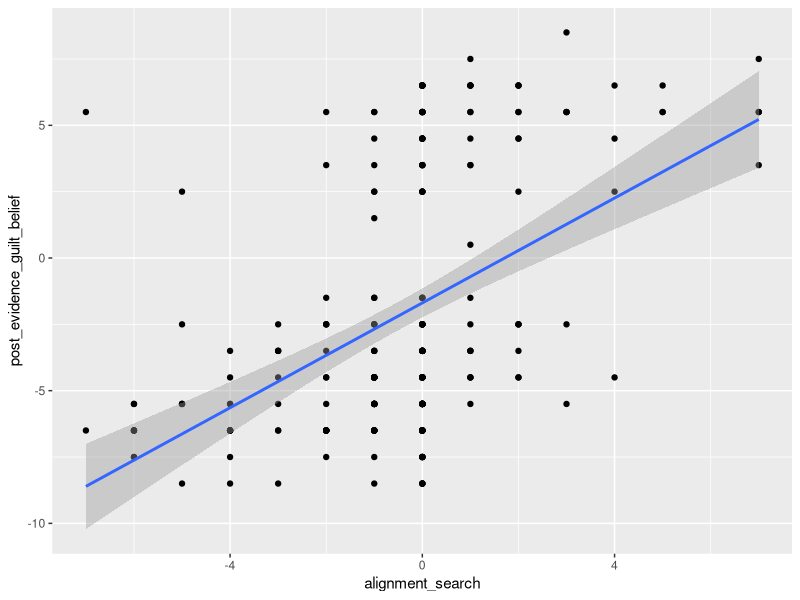
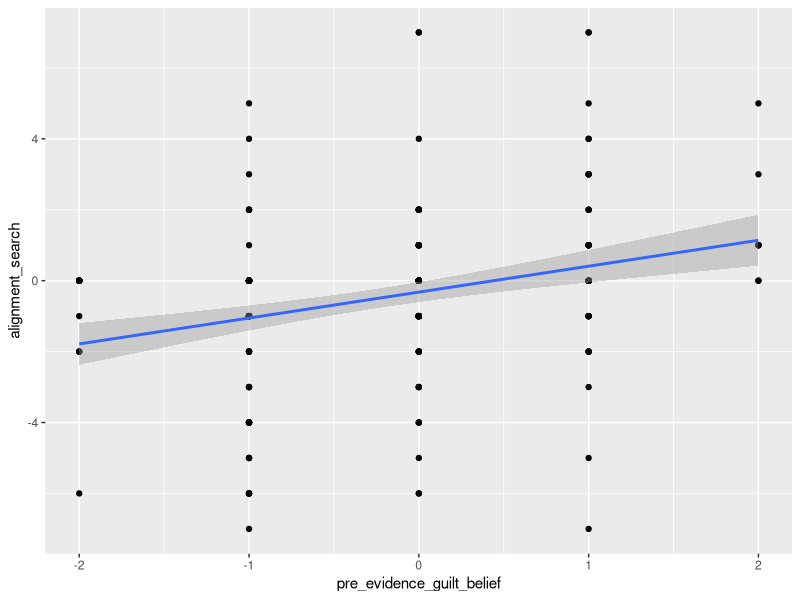
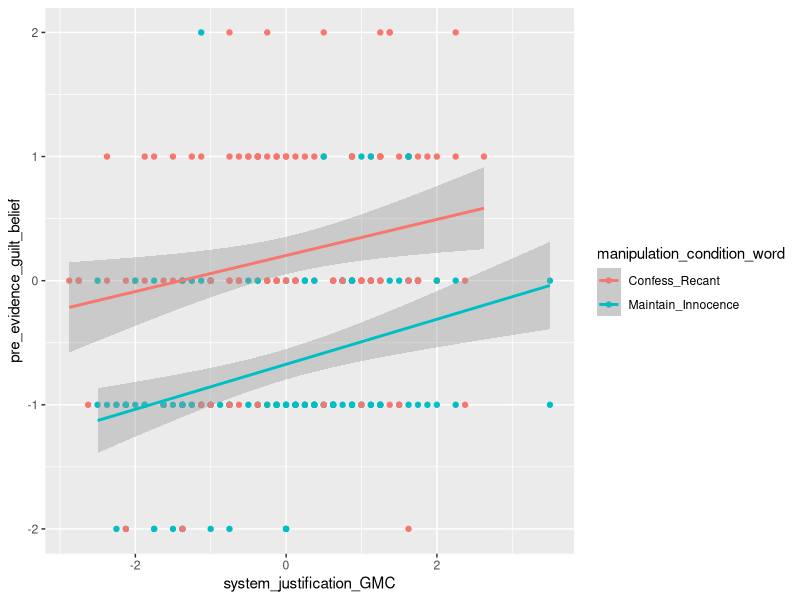
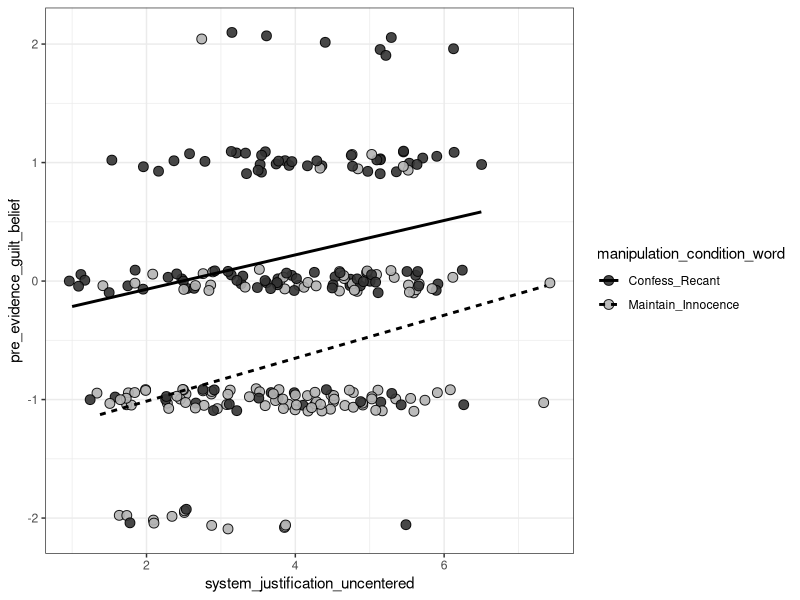
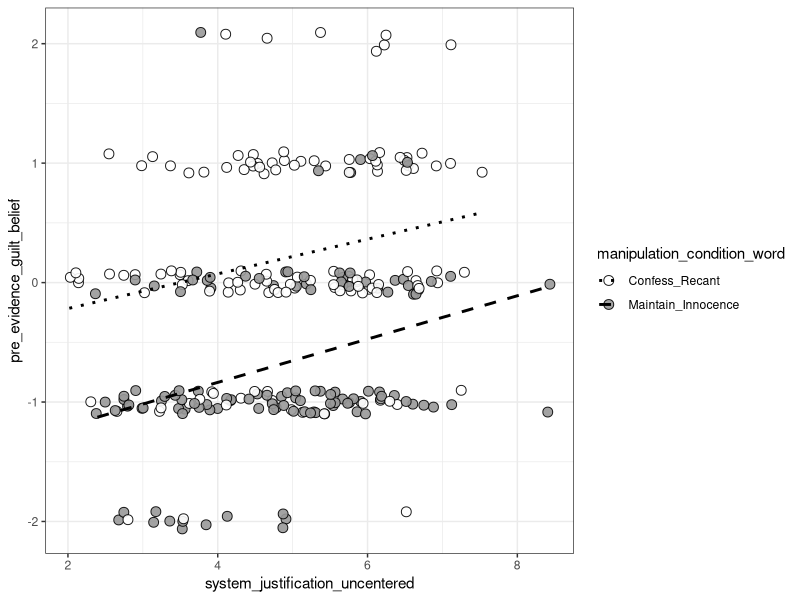

Recreate these plots in R, in order. (Note: this script raises an error after producing the figures.)
## ---- chunk 1
library(dplyr)
library(tidyverse)
library(magrittr)
library(lavaan)
library(broom)
library(pwr)

df_study1 <- read.csv("pilot1_cleaned.csv")
df_study2 <- read.csv("pilot2_cleaned.csv")

df_study2_filtered <- df_study2 %>% dplyr::filter(manipulation_condition_word!="Control")
## ---- chunk 2
#which study are we looking at?
df <- df_study1 #df_study1, df_study2
## ---- chunk 3
report_lm_t <- function(model){
  s  <- summary(model)
  co <- coef(s)
  df <- df.residual(model)
  ci <- confint(model)
  
  terms <- rownames(co)
  terms <- terms[terms != "(Intercept)"]  # drop intercept
  
  out <- sapply(terms, function(term){
    b  <- co[term, "Estimate"]
    se <- co[term, "Std. Error"]
    t  <- co[term, "t value"]
    p  <- co[term, "Pr(>|t|)"]
    ci_l <- ci[term, 1]
    ci_u <- ci[term, 2]
    
    p_txt <- ifelse(p < .001, "p < .001",
                    paste0("p = ", formatC(p, format="f", digits=3)))
    
    sprintf(
      "%s: b = %.2f, 95%% CI [%.2f, %.2f], SE = %.2f, t(%d) = %.2f, %s.",
      term, b, ci_l, ci_u, se, df, t, p_txt
    )
  })
  
  return(out)
}
## ---- chunk 4
report_lavaan_regs <- function(fit){
  pe <- parameterEstimates(fit, ci = TRUE)
  
  # keep only regressions (~)
  pe <- pe[pe$op == "~", ]
  
  out <- apply(pe, 1, function(row){
    
    dv  <- row["lhs"]
    iv  <- row["rhs"]
    b   <- as.numeric(row["est"])
    se  <- as.numeric(row["se"])
    z   <- as.numeric(row["z"])
    p   <- as.numeric(row["pvalue"])
    ci_l <- as.numeric(row["ci.lower"])
    ci_u <- as.numeric(row["ci.upper"])
    
    p_txt <- ifelse(p < .001, "p < .001",
                    paste0("p = ", formatC(p, format="f", digits=3)))
    
    sprintf(
      "%s → %s: b = %.2f, 95%% CI [%.2f, %.2f], SE = %.2f, z = %.2f, %s.",
      iv, dv, b, ci_l, ci_u, se, z, p_txt
    )
  })
  
  return(out)
}
## ---- chunk 5
report_lavaan_defined <- function(fit){
  pe <- parameterEstimates(fit, ci = TRUE)
  
  # keep only defined parameters (:=)
  pe <- pe[pe$op == ":=", ]
  
  out <- apply(pe, 1, function(row){
    
    name <- row["lhs"]          # name of indirect effect
    b    <- as.numeric(row["est"])
    se   <- as.numeric(row["se"])
    z    <- as.numeric(row["z"])
    p    <- as.numeric(row["pvalue"])
    ci_l <- as.numeric(row["ci.lower"])
    ci_u <- as.numeric(row["ci.upper"])
    
    p_txt <- ifelse(p < .001, "p < .001",
                    paste0("p = ", formatC(p, format="f", digits=3)))
    
    sprintf(
      "%s: b = %.2f, 95%% CI [%.2f, %.2f], SE = %.2f, z = %.2f, %s.",
      name, b, ci_l, ci_u, se, z, p_txt
    )
  })
  
  return(out)
}
## ---- chunk 6
print_sem_table <- function(fit, digits = 3) {
  
  pe <- parameterEstimates(fit, ci = TRUE)
  
  # clean + round
  pe <- pe %>%
    mutate(
      est  = round(est, digits),
      se   = round(se, digits),
      z    = round(z, digits),
      p    = round(pvalue, digits),
      ci   = paste0("[",
                    round(ci.lower, digits), ", ",
                    round(ci.upper, digits), "]")
    )
  
  header <- sprintf("%-25s %10s %8s %8s %8s %18s",
                    "", "Estimate", "SE", "z", "p", "95% CI")
  
  line_formatter <- function(name, row) {
    sprintf("%-25s %10.3f %8.3f %8.3f %8.3f %18s",
            name, row$est, row$se, row$z, row$p, row$ci)
  }
  
  ### REGRESSIONS
  cat("\nREGRESSIONS\n")
  cat(header, "\n")
  
  reg <- pe %>% filter(op == "~")
  outcomes <- unique(reg$lhs)
  
  for (y in outcomes) {
    cat("\n", y, "~\n", sep = "")
    sub <- reg %>% filter(lhs == y)
    for (i in 1:nrow(sub)) {
      cat(line_formatter(sub$rhs[i], sub[i, ]), "\n")
    }
  }
  
  ### COVARIANCES
  cat("\n\nCOVARIANCES\n")
  cat(header, "\n")
  
  covs <- pe %>% filter(op == "~~", lhs != rhs)
  for (i in 1:nrow(covs)) {
    name <- paste(covs$lhs[i], "~~", covs$rhs[i])
    cat(line_formatter(name, covs[i, ]), "\n")
  }
  
  ### VARIANCES
  cat("\n\nVARIANCES\n")
  cat(header, "\n")
  
  vars <- pe %>% filter(op == "~~", lhs == rhs)
  for (i in 1:nrow(vars)) {
    name <- paste0(".", vars$lhs[i])
    cat(line_formatter(name, vars[i, ]), "\n")
  }
  
  ### DEFINED PARAMETERS
  cat("\n\nDEFINED PARAMETERS\n")
  cat(header, "\n")
  
  defs <- pe %>% filter(op == ":=")
  for (i in 1:nrow(defs)) {
    cat(line_formatter(defs$lhs[i], defs[i, ]), "\n")
  }
}
## ---- chunk 7
#path c: total effect (don't report this directly - just a quick decontextualized way to isolate the path)
model_total <- lm(post_evidence_guilt_belief ~ 
                    manipulation_condition + #predictor
                    system_justification_GMC + #predictor
                    right_wing_authoritarianism_GMC + #control for covar
                    #need_for_cognition_GMC + #control for covar #comment out for df_study2
                    social_dominance_orientation_GMC + #control for covar
                    political_orientation #control for covar
                    , df)

summary(model_total)
confint(model_total)
df.residual(model_total)
## ---- chunk 8
#path b2 (don't report this directly - just a quick decontextualized way to isolate the path)
model <- lm(post_evidence_guilt_belief ~ 
              alignment_search + #predictor
              pre_evidence_guilt_belief + #control for m1
              system_justification_GMC + manipulation_condition + #control for x1 and x2
              right_wing_authoritarianism_GMC + #control for covar
              #need_for_cognition_GMC + #control for covar #comment out for df_study2
              social_dominance_orientation_GMC + #control for covar
              political_orientation #control for covar
              , df)

summary(model)
confint(model)
df.residual(model)

ggplot(df, 
       aes(x = alignment_search, y = post_evidence_guilt_belief)) +
  geom_point() + 
  geom_smooth(method = "lm")
## ---- chunk 9
#path b1 (don't report this directly - just a quick decontextualized way to isolate the path)
model <- lm(alignment_search ~ 
              pre_evidence_guilt_belief + #predictor
              system_justification_GMC + manipulation_condition + #control for x1 and x2
              right_wing_authoritarianism_GMC + #control for covar
              #need_for_cognition_GMC + #control for covar #comment out for df_study2
              social_dominance_orientation_GMC + #control for covar
              political_orientation #control for covar
              , df)

summary(model)
confint(model)
df.residual(model)

ggplot(df, 
       aes(x = pre_evidence_guilt_belief, y = alignment_search)) +
  geom_point() + 
  geom_smooth(method = "lm")
## ---- chunk 10
#path a (don't report this directly except aic/bic - just a quick decontextualized way to isolate the path)
model1 <- lm(pre_evidence_guilt_belief ~
             manipulation_condition + #predictor
             system_justification_GMC + #predictor 
             right_wing_authoritarianism_GMC + #control for covar
             #need_for_cognition_GMC + #control for covar #comment out for df_study2
             social_dominance_orientation_GMC + #control for covar
             political_orientation #control for covar
             , df)

summary(model1)
confint(model1)
df.residual(model1)

ggplot(df, 
       aes(x = system_justification_GMC, y = pre_evidence_guilt_belief, color = manipulation_condition_word)) +
  geom_point() + 
  geom_smooth(method = "lm")
## ---- chunk 11
#plot for manuscript: pilot study 1

df$system_justification_uncentered = df$system_justification_GMC + 3.875988 #number used when we centered SJ
  
ggplot(
  df,
  aes(
    x = system_justification_uncentered,
    y = pre_evidence_guilt_belief,
    fill = manipulation_condition_word
  )
) +
  geom_jitter(
    height = .1,
    shape = 21,
    size = 3,
    color = "black",
    alpha = .9
  ) +
  geom_smooth(
    aes(linetype = manipulation_condition_word),
    method = "lm",
    color = "black",
    size = 1, #change to 2 for thicker lines
    se = FALSE
  ) +
  scale_fill_manual(
    values = c("grey20", "grey70")
  ) +
  theme_bw()
## ---- chunk 12
#plot for manuscript: pilot study 2

df$system_justification_uncentered = df$system_justification_GMC + 4.894096 #number used when we centered SJ

ggplot(
  df,
  aes(
    x = system_justification_uncentered,
    y = pre_evidence_guilt_belief,
    fill = manipulation_condition_word
  )
) +
  geom_jitter(
    height = .1,
    shape = 21,
    size = 3,
    color = "black",
    alpha = .9
  ) +
  geom_smooth(
    aes(linetype = manipulation_condition_word),
    method = "lm",
    color = "black",
    size = 1, #change to 2 for thicker lines
    se = FALSE
  ) +
  scale_fill_manual(
    values = c("white", "grey60", "grey20")
  ) +
  scale_linetype_manual(
    values = c("dotted", "dashed", "solid")
  ) +
  theme_bw()
## ---- chunk 13
model2 <- lm(pre_evidence_guilt_belief ~ #manipulation interacts with sj
             manipulation_condition * system_justification_GMC + #predictors
             right_wing_authoritarianism_GMC + #control for covar
             #need_for_cognition_GMC + #control for covar #comment out for df_study2
             social_dominance_orientation_GMC + #control for covar
             political_orientation, #control for covar
           df)

summary(model2)
confint(model2)
df.residual(model2)

model3 <- lm(pre_evidence_guilt_belief ~ #manipulation interacts with everything
             manipulation_condition * #predictor
             (system_justification_GMC + #predictor
             right_wing_authoritarianism_GMC + #control for covar
             #need_for_cognition_GMC + #control for covar #comment out for df_study2
             social_dominance_orientation_GMC) + #control for covar
             political_orientation, #control for covar
           df)

summary(model3)
confint(model3)
df.residual(model3)

#model4 <- lm(pre_evidence_guilt_belief ~ manipulation_condition + system_justification_GMC, df) #no covar

AIC(model1, model2, model3)
BIC(model1, model2, model3)
## ---- chunk 14
#model1 breakdown for study 2
df$manipulation_condition_f <- as.factor(df$manipulation_condition)
df$manipulation_condition_f <- relevel(df$manipulation_condition_f, ref = "-0.5") # "-0.5" ; "0" ; "0.5"

model1 <- lm(pre_evidence_guilt_belief ~
             manipulation_condition_f + #predictor AS FACTOR
             system_justification_GMC + #predictor 
             right_wing_authoritarianism_GMC + #control for covar
             #need_for_cognition_GMC + #control for covar #always commented out - only for df_study2
             social_dominance_orientation_GMC + #control for covar
             political_orientation, #control for covar
           df)

summary(model1)
confint(model1)
df.residual(model1)
report_lm_t(model1)

## ---- chunk 15
#full model: study 1
set.seed(18936)

#X1: manipulation_condition
#X2: system_justification_GMC

#M1: pre_evidence_guilt_belief

#M2: alignment_search

#Y1: post_evidence_similarity (STUDY 1 ONLY)
#Y2: post_evidence_match (STUDY 1 ONLY)
#Y3: post_evidence_guilt_belief

#covar1: right_wing_authoritarianism_GMC
#covar2: social_dominance_orientation_GMC
#covar3: political_orientation
#covar4: need_for_cognition_GMC (STUDY 1 ONLY)

model <- '
  # --- Regressions ---
  pre_evidence_guilt_belief ~ a1*manipulation_condition + a2*system_justification_GMC +
                              right_wing_authoritarianism_GMC + social_dominance_orientation_GMC +
                              political_orientation + need_for_cognition_GMC

  alignment_search ~  b*pre_evidence_guilt_belief +
                              manipulation_condition + system_justification_GMC +
                              right_wing_authoritarianism_GMC + social_dominance_orientation_GMC +
                              political_orientation + need_for_cognition_GMC

  post_evidence_similarity ~ c1*alignment_search +
                              pre_evidence_guilt_belief +
                              d1*manipulation_condition + d2*system_justification_GMC +
                              right_wing_authoritarianism_GMC + social_dominance_orientation_GMC +
                              political_orientation + need_for_cognition_GMC

  post_evidence_match ~ c2*alignment_search + 
                              pre_evidence_guilt_belief +
                              d3*manipulation_condition + d4*system_justification_GMC +
                              right_wing_authoritarianism_GMC + social_dominance_orientation_GMC +
                              political_orientation + need_for_cognition_GMC

  post_evidence_guilt_belief ~ c3*alignment_search + 
                              pre_evidence_guilt_belief +
                              d5*manipulation_condition + d6*system_justification_GMC +
                              right_wing_authoritarianism_GMC + social_dominance_orientation_GMC +
                              political_orientation + need_for_cognition_GMC

  # --- Covariate correlations ---
  system_justification_GMC ~~ right_wing_authoritarianism_GMC + 
                              social_dominance_orientation_GMC +
                              political_orientation + 
                              need_for_cognition_GMC
  right_wing_authoritarianism_GMC ~~ social_dominance_orientation_GMC + 
                                     political_orientation +
                                     need_for_cognition_GMC
  social_dominance_orientation_GMC ~~ political_orientation + 
                                      need_for_cognition_GMC
  political_orientation ~~ need_for_cognition_GMC

  # --- Indirect effects ---
  ind_X1_Y1 := a1 * b * c1
  ind_X1_Y2 := a1 * b * c2
  ind_X1_Y3 := a1 * b * c3
  
  ind_X2_Y1 := a2 * b * c1
  ind_X2_Y2 := a2 * b * c2
  ind_X2_Y3 := a2 * b * c3
  
  # --- Direct effects ---
  dir_X1_Y1 := d1
  dir_X2_Y1 := d2
  
  dir_X1_Y2 := d3
  dir_X2_Y2 := d4
  
  dir_X1_Y3 := d5
  dir_X2_Y3 := d6
  
  # --- Total effects ---
  total_X1_Y1 := d1 + (a1 * b * c1)
  total_X2_Y1 := d2 + (a2 * b * c1)
  
  total_X1_Y2 := d3 + (a1 * b * c2)
  total_X2_Y2 := d4 + (a2 * b * c2)
  
  total_X1_Y3 := d5 + (a1 * b * c3)
  total_X2_Y3 := d6 + (a2 * b * c3)
'


## ---- chunk 16
#full model: study 2
set.seed(63440)

#X1: manipulation_condition
#X2: system_justification_GMC

#M1: pre_evidence_guilt_belief

#M2: alignment_search

#Y1: post_evidence_guilt_belief

#covar1: right_wing_authoritarianism_GMC
#covar2: social_dominance_orientation_GMC
#covar3: political_orientation

df$manipulation_condition_f <- relevel(df$manipulation_condition_f, ref = "0")

model <- '
  # --- Regressions ---
  pre_evidence_guilt_belief ~ a1*manipulation_condition + a2*system_justification_GMC +
                              right_wing_authoritarianism_GMC + 
                              social_dominance_orientation_GMC +
                              political_orientation

  alignment_search ~ b*pre_evidence_guilt_belief +
                     manipulation_condition + system_justification_GMC +
                     right_wing_authoritarianism_GMC + 
                     social_dominance_orientation_GMC +
                     political_orientation

  post_evidence_guilt_belief ~ c*alignment_search +
                                pre_evidence_guilt_belief +
                                d1*manipulation_condition + d2*system_justification_GMC +
                                right_wing_authoritarianism_GMC + 
                                social_dominance_orientation_GMC +
                                political_orientation

  # --- Covariate correlations ---
  system_justification_GMC ~~ right_wing_authoritarianism_GMC + 
                              social_dominance_orientation_GMC +
                              political_orientation
  right_wing_authoritarianism_GMC ~~ social_dominance_orientation_GMC + 
                                     political_orientation
  social_dominance_orientation_GMC ~~ political_orientation

  # --- Indirect effects ---
  ind_X1_Y := a1 * b * c
  ind_X2_Y := a2 * b * c
  
  # --- Direct effects ---
  dir_X1_Y := d1
  dir_X2_Y := d2
  
  # --- Total effects ---
  total_X1_Y := d1 + (a1 * b * c)
  total_X2_Y := d2 + (a2 * b * c)
'

## ---- chunk 17
fit <- sem(model, data = df, se = "bootstrap", bootstrap = 10000)
summary(fit, standardized = TRUE, rsquare = TRUE, ci = TRUE) #ci = TRUE if you want confidence intervals
report_lavaan_regs(fit)
report_lavaan_defined(fit)
print_sem_table(fit)
## ---- chunk 18
#study 1: PROCESS
process(data = df_study1,
        y = "post_evidence_guilt_belief", 
        #"post_evidence_similarity" ; "post_evidence_match" ; "post_evidence_guilt_belief"
        x = "system_justification_GMC",
        m = c("pre_evidence_guilt_belief", "alignment_search"),
        cov = c("manipulation_condition",
                "right_wing_authoritarianism_GMC",
                "social_dominance_orientation_GMC",
                "need_for_cognition_GMC",
                "political_orientation"),
        boot = 10000,
        model = 6)
## ---- chunk 19
#study 2: PROCESS
process(data = df_study2,
        y = "post_evidence_guilt_belief",
        x = "system_justification_GMC",
        m = c("pre_evidence_guilt_belief", "alignment_search"),
        cov = c("manipulation_condition",
                "right_wing_authoritarianism_GMC",
                "social_dominance_orientation_GMC",
                "political_orientation"),
        boot = 10000,
        model = 6)
## ---- chunk 20
df <- df_study2

#main effect of interest
ggplot(df, aes(x = alignment_search, y = post_evidence_guilt_belief)) +
  geom_point(alpha = 0.5) +  
  geom_smooth(method = "lm", se = TRUE, alpha = 0.1)

summary(lm(post_evidence_guilt_belief ~ alignment_search, df)) #numbers don't change TOO much with added covariates

beta1 <- coef(lm(post_evidence_guilt_belief ~ alignment_search, df))[2]
beta0 <- coef(lm(post_evidence_guilt_belief ~ alignment_search, df))[1]
residual_se <- summary(lm(post_evidence_guilt_belief ~ alignment_search, df))$sigma


#FORMULA: y = mx+b + error
#y: post_evidence_guilt_belief
#x: alignment_search
#beta1 (slope): 0.942 (m)
#beta0 (intercept): -0.070 (b)
#residual standard error: 1.250
## ---- chunk 21
#start by making a reasonable distribution for your predictor (alignment_search) -- feed this into x
#now treated as experimentally manipulated

simulated_data <- data.frame(
  alignment_search = runif(n = 100, min = -2, max = 2)
)

#now calculate y
simulated_data <- simulated_data |> 
  dplyr::mutate(
    post_evidence_guilt_belief = 
      0.942 * alignment_search + 
      rnorm(n = 100, mean = 0, sd = 1.250)
  ) |>
  dplyr::mutate(
    post_evidence_guilt_belief = 
      pmax(pmin(post_evidence_guilt_belief, 3), -3)
  )

#plot and run lm to see what your simulated data looks like
ggplot(simulated_data, aes(x = alignment_search, y = post_evidence_guilt_belief)) +
  geom_point(alpha = 0.5) +  
  geom_smooth(method = "lm", se = TRUE, alpha = 0.1)

summary(lm(post_evidence_guilt_belief ~ alignment_search, simulated_data))
## ---- chunk 22
#doing the same thing again but making a function this time
simulate_dataset <- function(x_mean, x_sd, n, beta1, beta0, residual_se){
  
  simulated_data <- data.frame(
    x = runif(n = n, min = -2, max = 2)
    )
  
  simulated_data <- simulated_data |> 
    dplyr::mutate(
      y = beta1 * x + rnorm(n = n, mean = 0, sd = residual_se)
      ) |>
    dplyr::mutate(
      y = pmax(pmin(y, 3), -3)
    )
  
  return(simulated_data)

}
## ---- chunk 23
#running the function with nearly no hard-coding (except n)
simulated_data <- simulate_dataset(mean(df$alignment_search), 
                 sd(df$alignment_search), 
                 100, 
                 coef(lm(post_evidence_guilt_belief ~ alignment_search, df))[2],
                 coef(lm(post_evidence_guilt_belief ~ alignment_search, df))[1],
                 summary(lm(post_evidence_guilt_belief ~ alignment_search, df))$sigma)

#plot and run lm to see what your simulated data looks like
ggplot(simulated_data, aes(x = x, y = y)) +
  geom_point(alpha = 0.5) +  
  geom_smooth(method = "lm", se = TRUE, alpha = 0.1)

summary(lm(y ~ x, simulated_data))
## ---- chunk 24
#loop over simulate_dataset() for many simulations

simulate_power <- function(n_sims, x_mean, x_sd, n, beta1, beta0, residual_se){
  
  #create a df to hold sim results
  coef_power <- data.frame(
    sig_betaO = rep(NA, n_sims),
    sig_beta1 = rep(NA, n_sims) #this is the important value
  )
  
  #loop many sims and fill df
  for(dataset_i in 1:n_sims){
    simulated_data <- simulate_dataset(x_mean, x_sd, n, beta1, beta0, residual_se)
    
    model <- tidy(lm(y~x, data=simulated_data))
    
    coef_power$sig_betaO[dataset_i] <- model$p.value[1] < .05 #b
    coef_power$sig_beta1[dataset_i] <- model$p.value[2] < .05 #m
  }
  
  #aggregate
  coef_power <- summarize(coef_power,
                          beta0_power = mean(sig_betaO),
                          beta1_power = mean(sig_beta1)
                          )
  
  return(coef_power)
  
}
## ---- chunk 25
#running the function with nearly no hard-coding (except n_sims and n)
beta_planned <- (coef(lm(post_evidence_guilt_belief ~ alignment_search, df))[2]) * .25 #assume slope 1/4 as angular

simulated_power <- simulate_power(1000,
                                  mean(df$alignment_search),
                                  sd(df$alignment_search),
                                  275, #turn up sample size to watch power go up
                                  beta_planned,
                                  coef(lm(post_evidence_guilt_belief ~ alignment_search, df))[1],
                                  summary(lm(post_evidence_guilt_belief ~ alignment_search, df))$sigma)

simulated_power
#beta1 (m) power is more interesting to us: power for the slope
## ---- chunk 26
cor.test(df$alignment_search, df$post_evidence_guilt_belief) #.67

pwr.r.test(
  n = NULL,
  r = .67/4,
  sig.level = 0.05,
  power = 0.8,
  alternative = "two.sided"
)
